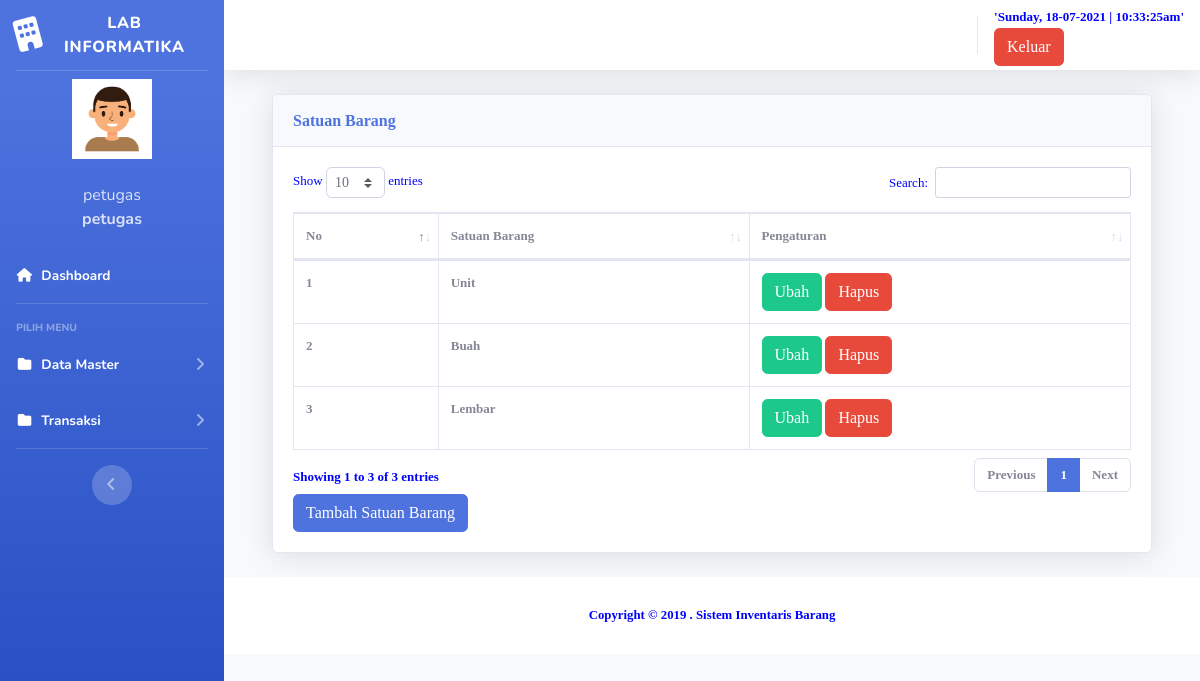
The app's page /index2.php?page=satuanbarang (signed in) with its own data.
### tables this page shows
CREATE TABLE `users` (
  `id` int(11) NOT NULL,
  `nik` varchar(10) NOT NULL,
  `nama` varchar(100) NOT NULL,
  `alamat` varchar(200) NOT NULL,
  `telepon` varchar(100) NOT NULL,
  `username` varchar(100) NOT NULL,
  `password` varchar(100) NOT NULL,
  `level` varchar(25) NOT NULL DEFAULT 'member',
  `foto` varchar(25) NOT NULL
);

CREATE TABLE `satuan` (
  `id` int(11) NOT NULL,
  `satuan` varchar(100) NOT NULL
);

### index2.php (the view, shortened to what this page needs)
<?php
	$koneksi = new mysqli("localhost","root","","inventori");
	?>
<!DOCTYPE html>
<html lang="en">
<head>
  <link href="vendor/fontawesome-free/css/all.min.css" rel="stylesheet" type="text/css">
  <link href="css/sb-admin-2.min.css" rel="stylesheet">
  <link href="vendor/datatables/dataTables.bootstrap4.min.css" rel="stylesheet">
</head>
<body id="page-top">
  <div id="wrapper">
    <ul class="navbar-nav bg-gradient-primary sidebar sidebar-dark accordion" id="accordionSidebar">
      <a class="sidebar-brand d-flex align-items-center justify-content-center" href="index2.php">
        <div class="sidebar-brand-icon rotate-n-15">
          <i class="fas fa-building"></i>
        </div>
        <div class="sidebar-brand-text mx-2">LAB INFORMATIKA </div>
      </a>
      <hr class="sidebar-divider my-0">
 <?php
   if ($_SESSION['petugas']) {
	   $user = $_SESSION['petugas'];
   }
   $sql =$koneksi->query("select * from users where id='$user'");
   $data = $sql->fetch_assoc();
   ?>
    <li class="d-flex align-items-center justify-content-center">
        <a class="nav-link">
		 <img src="img/<?php echo $data['foto']?>" class="img-circle" width="80" alt="User"/></a>
	  </li>
		 <li class="nav-item ">
        <a class="nav-link">
         	<div class="d-flex align-items-center justify-content-center" class="name">  <?php echo  $data['nama'];?></div></font>
			<div class="d-flex align-items-center justify-content-center" class="email"><strong><?php echo $data['level'];?></strong></div>
		 </a>
      </li>
      <li class="nav-item active">
        <a class="nav-link" href="?page=home2">
          <i class="fas fa-fw fa-home"></i>
          <span>Dashboard</span></a>
      </li>
      <hr class="sidebar-divider">
      <div class="sidebar-heading">
        Pilih Menu
      </div>
	   <li class="nav-item active">
        <a class="nav-link collapsed" href="#" data-toggle="collapse" data-target="#collapseData" aria-expanded="true" aria-controls="collapseData">
          <i class="fas fa-fw fa-folder"></i>
          <span>Data Master</span>
        </a>
      </li>
	    <li class="nav-item active">
        <a class="nav-link collapsed" href="#" data-toggle="collapse" data-target="#collapsePages" aria-expanded="true" aria-controls="collapsePages">
          <i class="fas fa-fw fa-folder"></i>
          <span>Transaksi</span>
        </a>
      </li>
      <hr class="sidebar-divider d-none d-md-block">
      <div class="text-center d-none d-md-inline">
        <button class="rounded-circle border-0" id="sidebarToggle"></button>
      </div>
    </ul>
    <div id="content-wrapper" class="d-flex flex-column">
      <div id="content">
        <nav class="navbar navbar-expand navbar-light bg-white topbar mb-4 static-top shadow">
          <ul class="navbar-nav ml-auto">
            <li class="nav-item dropdown no-arrow">
			 <div class="top-menu">
		<?php
        echo("<font face=verdana size=2 color=blue><b>");
        echo date("<b>'l, d-m-Y | g:i:sa'</b>" );
   		?>
        <ul class="nav pull-right top-menu">
       <li><a onclick="return confirm('Apakah anda yakin akan logout?')" class="btn btn-danger" class="logout" href="logout.php">Keluar</a></li>
        </ul>
      </div>
            </li>
          </ul>
        </nav>
        <div class="container-fluid">
		 <section class="content">
		      <?php
			   $page = $_GET['page'];
			   $aksi = $_GET['aksi'];
			     if ($page == "satuanbarang") {
				   if ($aksi == "") {
					   include "page/satuanbarang/satuan.php";
				   }
			   }
			   ?>
    </section>
</div>
      <footer class="sticky-footer bg-white">
        <div class="container my-auto">
          <div class="copyright text-center my-auto">
            <span>Copyright &copy; 2019 . Sistem Inventaris Barang</span>
          </div>
        </div>
      </footer>
    </div>
  </div>
  </div>
</body>
</html>

### page/satuanbarang/satuan.php (shortened to what this page needs)
<div class="container-fluid">
  <div class="card shadow mb-4">
    <div class="card-header py-3">
      <h6 class="m-0 font-weight-bold text-primary">Satuan Barang</h6>
    </div>
    <div class="card-body">
      <div class="table-responsive">
        <table class="table table-bordered" id="dataTable" width="100%" cellspacing="0">
        <thead>
                                <tr>
			<th>No</th>
			<th>Satuan Barang</th>
			<th>Pengaturan</th>
                                </tr>
		</thead>
          <tbody>
            <?php
	$no = 1;
	$sql = $koneksi->query("select * from satuan");
	while ($data = $sql->fetch_assoc()) {
	?>
                                <tr>
                                    <td><?php echo $no++; ?></td>
			<td><?php echo $data['satuan'] ?></td>
			<td>
			<a href="?page=satuanbarang&aksi=ubahsatuan&id=<?php echo $data['id'] ?>" class="btn btn-success" >Ubah</a>
			<a onclick="return confirm('Apakah anda yakin akan menghapus data ini?')" href="?page=satuanbarang&aksi=hapussatuan&id=<?php echo $data['id'] ?>" class="btn btn-danger" >Hapus</a>
			</td>
                                </tr>
	<?php }?>
		   </tbody>
                        </table>
<a href="?page=satuanbarang&aksi=tambahsatuan" class="btn btn-primary" >Tambah Satuan Barang</a>
      </div>
    </div>
  </div>
</div>

### records on screen
users: foto (picture), nama "petugas", level "petugas"
satuan: satuan "Unit"
satuan: satuan "Buah"
satuan: satuan "Lembar"
